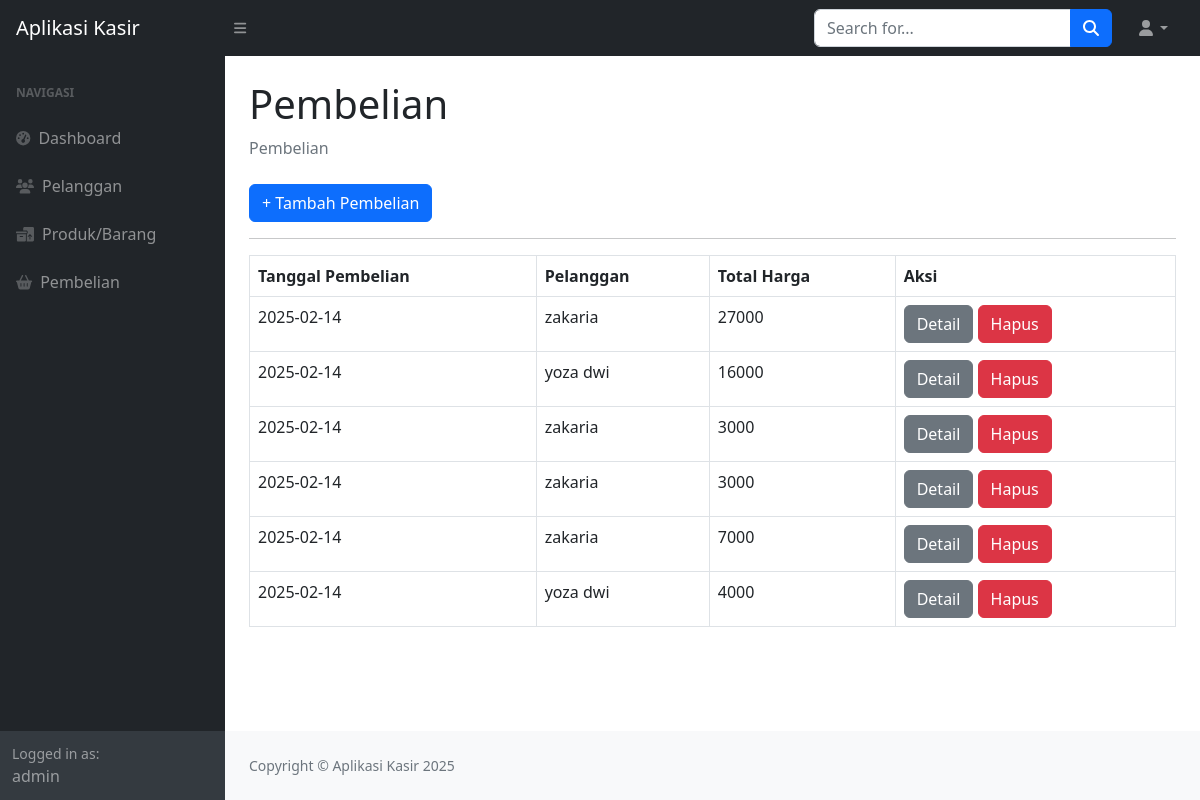
Page /index.php?page=pembelian (signed in) on the committed database.
### tables this page shows
CREATE TABLE `penjualan` (
  `id_penjualan` int(11) NOT NULL,
  `tanggal_penjualan` date DEFAULT NULL,
  `total_harga` int(11) DEFAULT NULL,
  `id_pelanggan` int(11) DEFAULT NULL
);

CREATE TABLE `pelanggan` (
  `id_pelanggan` int(11) NOT NULL,
  `nama_pelanggan` varchar(255) DEFAULT NULL,
  `alamat` text DEFAULT NULL,
  `no_telpon` varchar(255) DEFAULT NULL
);

### pembelian.php (the view)
<div class="container-fluid px-4">
                        <h1 class="mt-4">Pembelian</h1>
                        <ol class="breadcrumb mb-4">
                            <li class="breadcrumb-item active">Pembelian</li>
                        </ol>
                        <a href="?page=pembelian_tambah" class="btn btn-primary">+ Tambah Pembelian</a>
                        <hr>
                        <table class="table table-bordered">
                            <tr>
                                <th>Tanggal Pembelian</th>
                                <th>Pelanggan</th>
                                <th>Total Harga</th>
                                <th>Aksi</th>
                            </tr>
                            <?php
                                $query = mysqli_query($koneksi, "SELECT * FROM penjualan LEFT JOIN pelanggan on pelanggan.id_pelanggan = penjualan.id_pelanggan");
                                while($data = mysqli_fetch_array($query)) {
                                    ?>
                                    <tr>
                                        <td><?php echo $data['tanggal_penjualan']; ?></td>
                                        <td><?php echo $data['nama_pelanggan']; ?></td>
                                        <td><?php echo $data['total_harga']; ?></td>
                                        <td>
                                            <a href="?page=penjualan_detail&&id=<?php echo $data['id_penjualan']; ?>" class="btn btn-secondary">Detail</a>
                                            <a href="?page=penjualan_hapus&&id=<?php echo $data['id_penjualan']; ?>" class="btn btn-danger">Hapus</a>
                                        </td>
                                    </tr>
                                    <?php
                                }
                            ?>
                        </table>
                    </div>

### rows in the picture
penjualan: tanggal_penjualan "2025-02-14", id_pelanggan.nama_pelanggan "zakaria", total_harga "27000"
penjualan: tanggal_penjualan "2025-02-14", id_pelanggan.nama_pelanggan "yoza dwi", total_harga "16000"
penjualan: tanggal_penjualan "2025-02-14", id_pelanggan.nama_pelanggan "zakaria", total_harga "3000"
penjualan: tanggal_penjualan "2025-02-14", id_pelanggan.nama_pelanggan "zakaria", total_harga "3000"
penjualan: tanggal_penjualan "2025-02-14", id_pelanggan.nama_pelanggan "zakaria", total_harga "7000"
penjualan: tanggal_penjualan "2025-02-14", id_pelanggan.nama_pelanggan "yoza dwi", total_harga "4000"

### other values in the picture
$_SESSION['user']['nama'] "admin"
